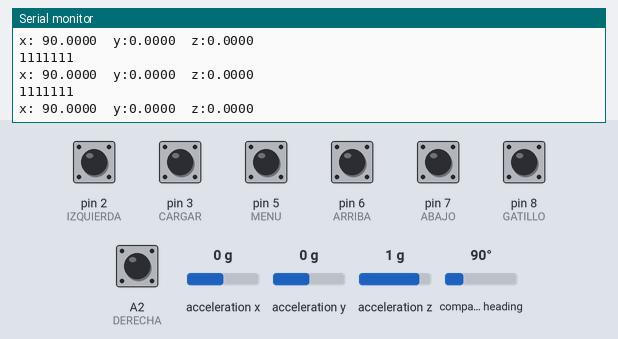
Bench run of a sketch on a simulated Arduino Uno, built with avr-gcc and run on an emulated ATmega328P. Shown: the last lines printed to the serial monitor. The inputs (shaded band) are chosen by the test bench; at power-on: A2 (DERECHA), pin 2 (IZQUIERDA), pin 3 (CARGAR), pin 5 (MENU), pin 6 (ARRIBA), pin 7 (ABAJO), pin 8 (GATILLO) HIGH, acceleration x 0 g, acceleration z 1 g, compass heading 90°, acceleration y 0 g.

Above: at 2.2 s.
2.3 s: acceleration x set to -1.4 g
At 2.36 s:
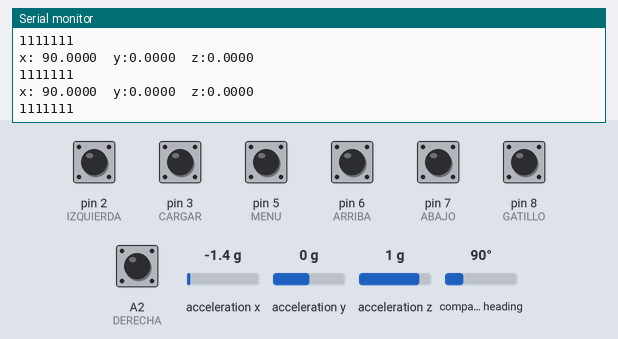
3.8 s: acceleration z set to -1.4 g
At 3.82 s:
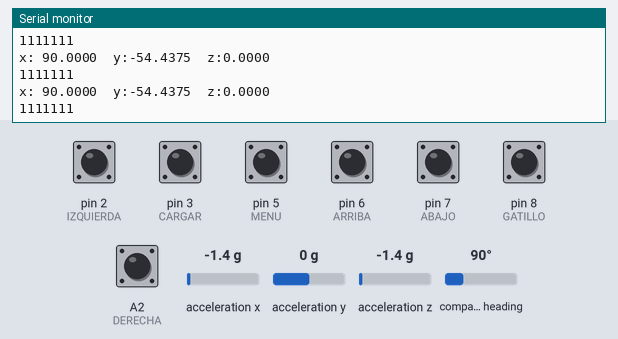
6.8 s: pin 2 (IZQUIERDA) pulled LOW for 0.15 s
At 6.95 s:
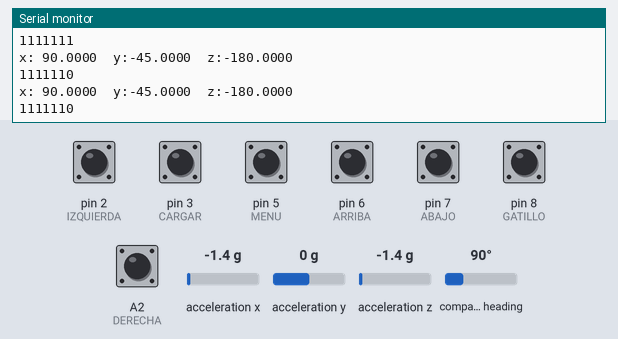
8.4 s: compass heading set to 180°
At 8.41 s:
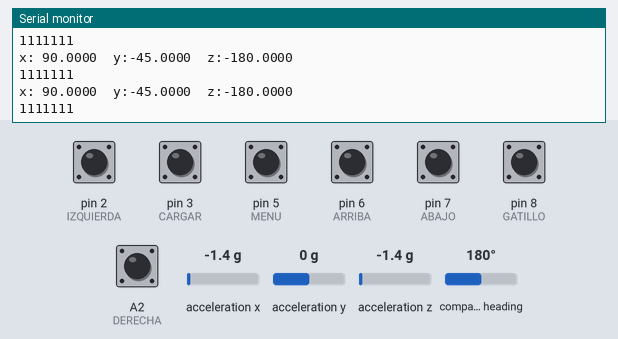
11.4 s: acceleration x set to 0 g
At 11.43 s:
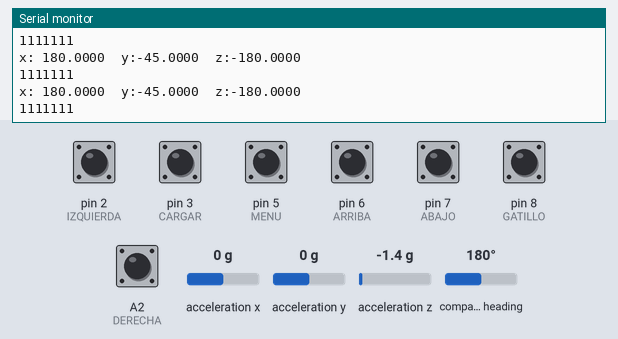
14.4 s: pin 3 (CARGAR) pulled LOW for 0.15 s
At 14.46 s:
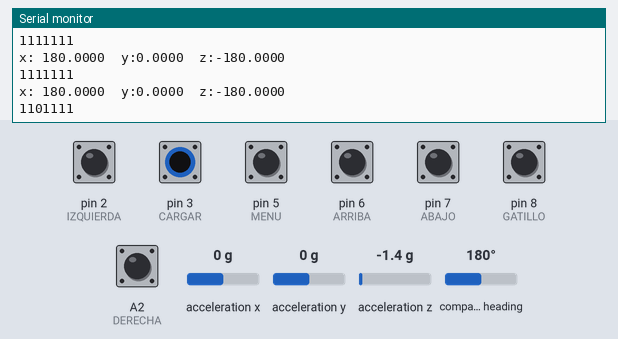
Timing chart, 0 to 17.0 s (numbered marks = the images above; inputs shaded):
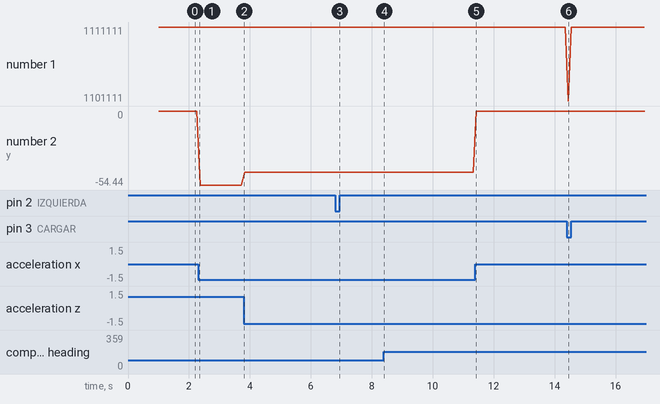

The sketch:

Pistola-lectura-raw.ino
```cpp
#include <Wire.h>
#include <Adafruit_Sensor.h>
#include <Adafruit_BNO055.h>
#include <utility/imumaths.h>

//Botones pistola
#define DERECHA     A2
#define RETROCESO   A3
#define IZQUIERDA   2
#define CARGAR      3
#define VIBRACION   4
#define MENU        5
#define ARRIBA      6
#define ABAJO       7
#define GATILLO     8

//IMU
/*   Connections
   ===========
   Connect SCL to A5
   Connect SDA to A4
   Connect VDD to 3-5V DC
   Connect GROUND to common ground
*/
#define BNO055_SAMPLERATE_DELAY_MS (100)
Adafruit_BNO055 bno = Adafruit_BNO055(55);

void setup(){
  Serial.begin(9600);
  //Botones
  pinMode(GATILLO, INPUT_PULLUP);
  pinMode(ARRIBA, INPUT_PULLUP);
  pinMode(ABAJO, INPUT_PULLUP);
  pinMode(DERECHA, INPUT_PULLUP);
  pinMode(IZQUIERDA, INPUT_PULLUP);
  pinMode(MENU, INPUT_PULLUP);
  pinMode(CARGAR, INPUT_PULLUP);
  //IMU
  if (!bno.begin()){
  /* There was a problem detecting the BNO055 ... check your connections */
  Serial.print("Ooops, no BNO055 detected ... Check your wiring or I2C ADDR!");
  while (1);
  }
  delay(1000);
  bno.setExtCrystalUse(true);
}

void loop(){
  //Botones
  Serial.println();
  Serial.print(digitalRead(GATILLO));
  Serial.print(digitalRead(MENU));
  Serial.print(digitalRead(CARGAR));
  Serial.print(digitalRead(ARRIBA));
  Serial.print(digitalRead(ABAJO));
  Serial.print(digitalRead(DERECHA));
  Serial.println(digitalRead(IZQUIERDA));

  //IMU
  /* Get a new sensor event */
  sensors_event_t event;
  bno.getEvent(&event);
  /* Display the floating point data */
  Serial.println();
  Serial.print("x: ");
  Serial.print(event.orientation.x, 4);
  Serial.print("  y:");
  Serial.print(event.orientation.y, 4);
  Serial.print("  z:");
  Serial.print(event.orientation.z, 4);
  delay(BNO055_SAMPLERATE_DELAY_MS);
}
```

Measured:
- after the input at 6.8 s, the serial monitor: prints a new line at once (image 3)
- after the input at 14.4 s, the serial monitor: prints a new line after 0.05 s (image 6)
- plotted number 2: 0 → -54.44 after the input at 2.3 s, -54.44 → -45 after the input at 3.8 s, -45 → 0 after the input at 11.4 s
